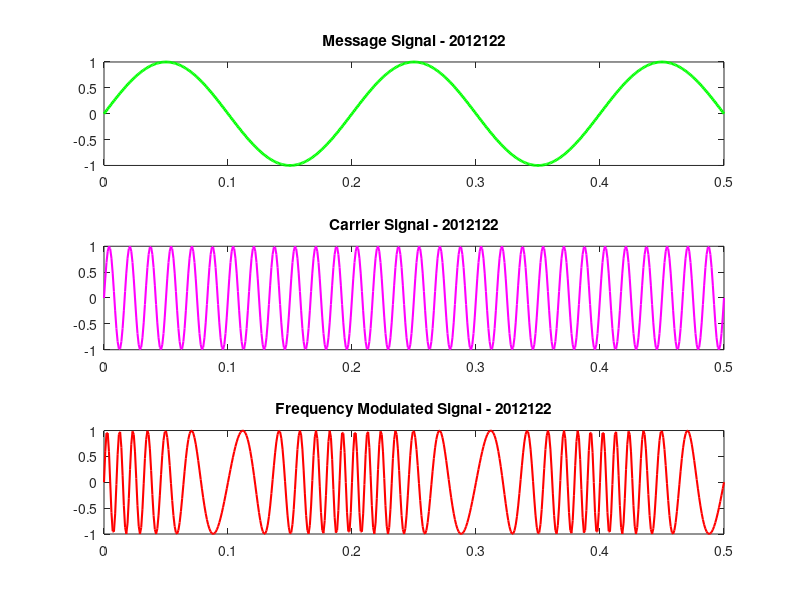

Write the MATLAB code that produced this figure.
% Frequency Modulation

t=0:0.001:0.5;
f1=5;
f2=60;
x1=sin(2*pi*f1*t); % message signal
subplot(3,1,1);
plot(t, x1, 'g', 'LineWidth', 2);
title("Message Signal - 2012122");

x2=sin(2*pi*f2*t); % carrier signal
subplot(3, 1, 2);
plot(t, x2, 'm', 'LineWidth', 1.5);
title("Carrier Signal - 2012122");

m=8;
fms=sin((2*pi*f2*t) + (m.*x1)); % frequency modulated signal
subplot(3, 1, 3);
plot(t, fms, 'r', 'LineWidth', 1.5);
title("Frequency Modulated Signal - 2012122");

print ('Exp6_1a','-dpdf','-fillpage');